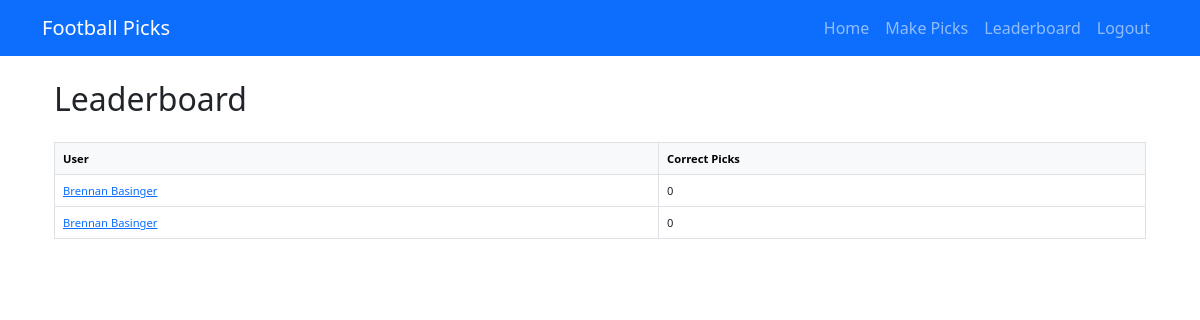
/picks/leaderboard/ (signed in), run on the app's committed database.
### picks/models.py (models this page shows, shortened)
class User(AbstractUser):
    username = None
    email = models.EmailField('email address', unique=True)
    phone_number = models.CharField(max_length=15)
    USERNAME_FIELD = 'email'
    REQUIRED_FIELDS = ['first_name', 'last_name', 'phone_number']
    objects = CustomUserManager()

### picks/views.py (the view)
# urls.py: path('leaderboard/', views.leaderboard, name='leaderboard'),
@login_required
def leaderboard(request):
    users = User.objects.all()
    leaderboard_data = []
    for user in users:
        correct_picks_count = 0
        picks = Pick.objects.filter(user=user)
        for pick in picks:
            if pick.game.result and pick.pick == pick.game.result:
                correct_picks_count += 1
        leaderboard_data.append({'user': user, 'correct': correct_picks_count})
    leaderboard_data.sort(key=lambda x: x['correct'], reverse=True)
    return render(request, 'picks/leaderboard.html', {'leaderboard': leaderboard_data})

### picks/templates/picks/leaderboard.html
{% extends "base.html" %}
{% block content %}
  <div class="container my-4">
    <h2 class="mb-4">Leaderboard</h2>
    <div class="table-responsive">
      <table class="table table-hover table-bordered">
        <thead class="table-light">
          <tr>
            <th>User</th>
            <th>Correct Picks</th>
          </tr>
        </thead>
        <tbody>
          {% for entry in leaderboard %}
            <tr>
              <td>
                <a href="{% url 'picks:view_picks' entry.user.id %}">
                  {{ entry.user.first_name }} {{ entry.user.last_name }}
                </a>
              </td>
              <td>{{ entry.correct }}</td>
            </tr>
          {% endfor %}
        </tbody>
      </table>
    </div>
  </div>
{% endblock %}

### picks/static/css/styles.css (style rules this page uses)
@media (min-width: 1200px) { .table-responsive table { font-size: 0.70rem; } }
@media (min-width: 1200px) { .table-responsive th, .table-responsive td { padding: 0.25rem 0.4rem; } }

### data on the page
User: user.first_name "Brennan", user.last_name "Basinger", correct "0"
User: user.first_name "Brennan", user.last_name "Basinger", correct "0"
